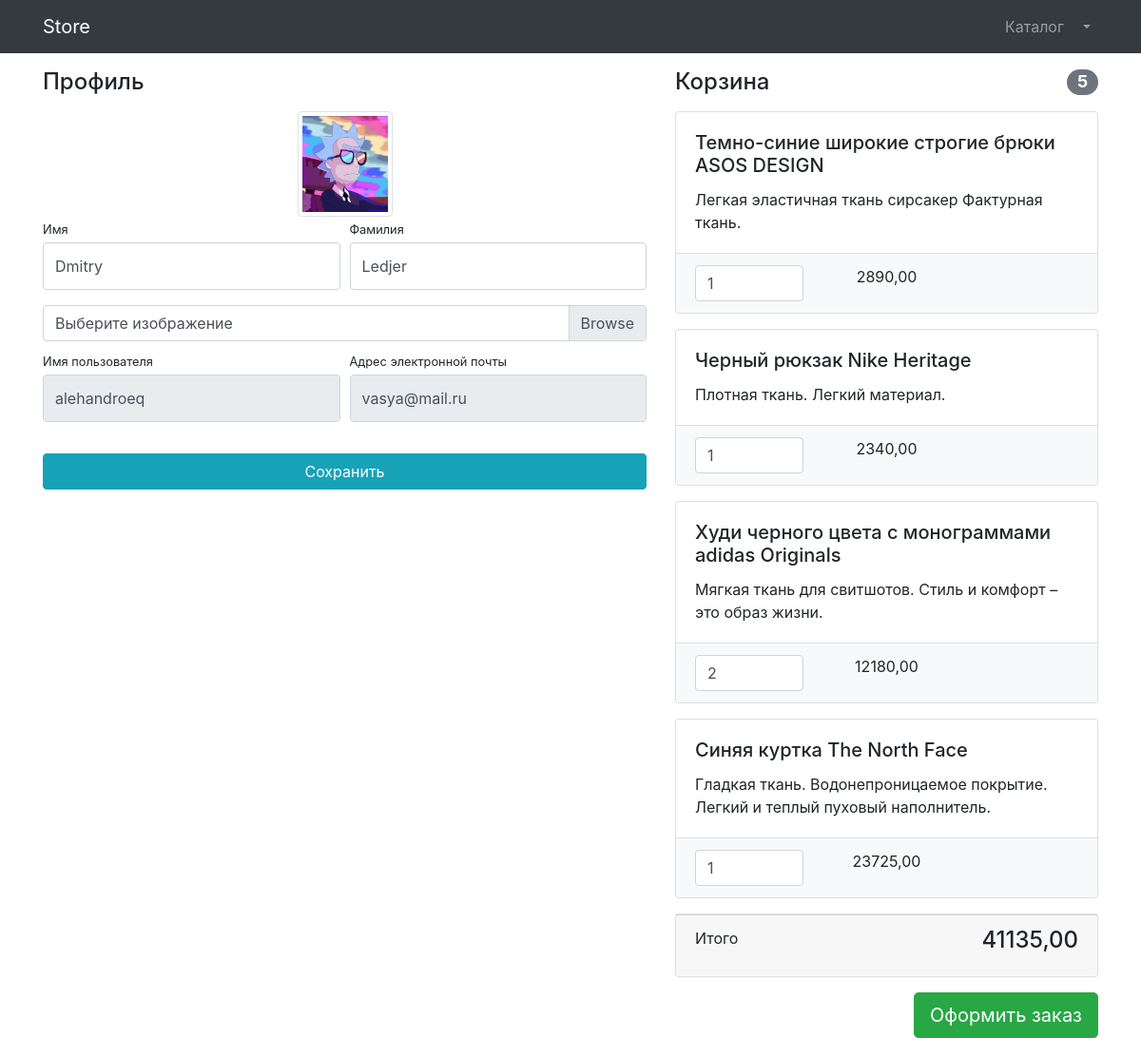
/users/profile/5/ (signed in), run on an earlier commit of the app's database.
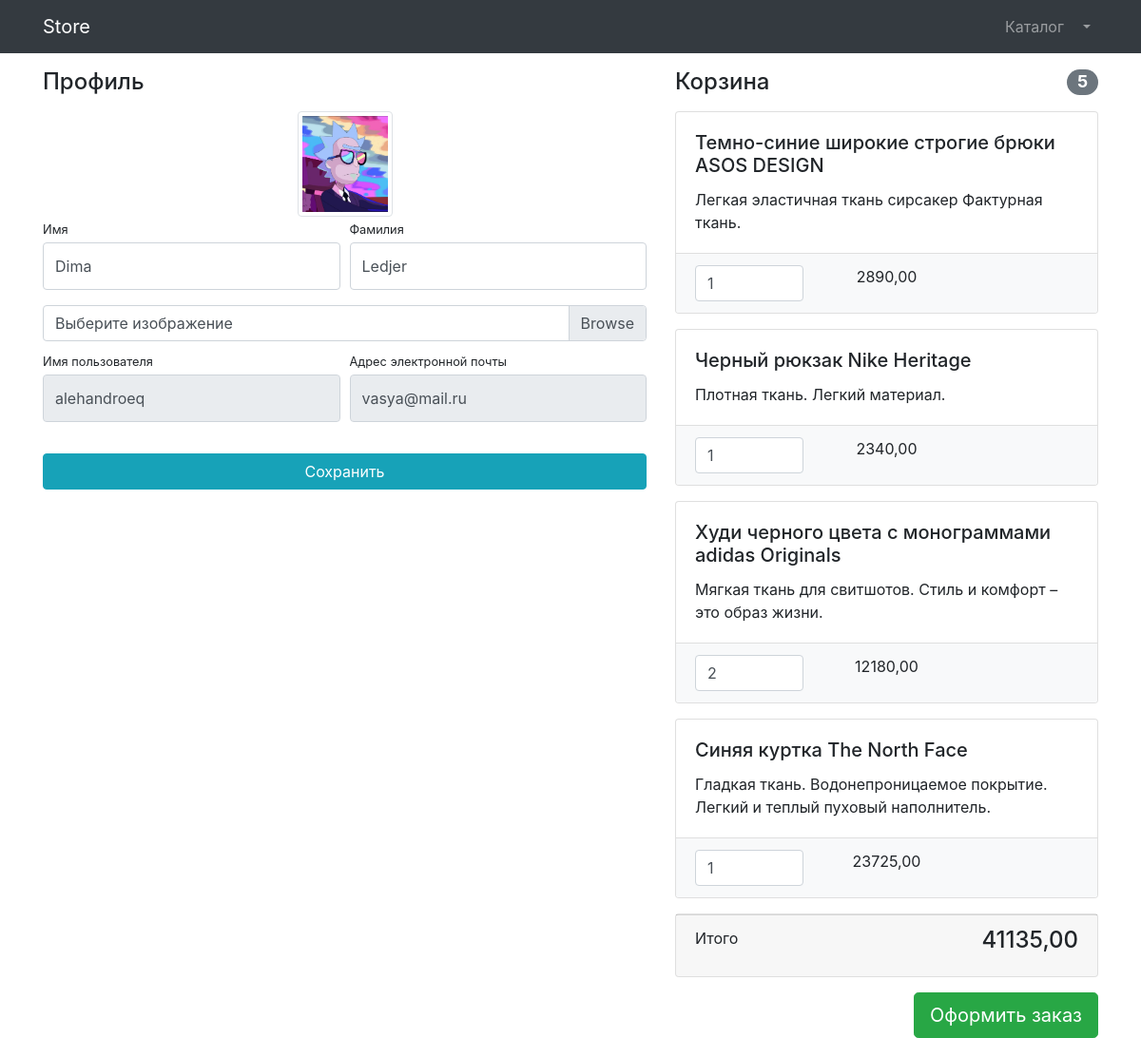
And on a later commit of the database.
### users/models.py (models this page shows)
class User(AbstractUser):
    image = models.ImageField(upload_to='users_images', null=True, blank=True)

### products/models.py (models this page shows, shortened)
class Basket(models.Model):
    user = models.ForeignKey(User, on_delete=models.CASCADE)  # связываем столбец с id users
    product = models.ForeignKey(Products, on_delete=models.CASCADE)  # связываем столбец с id продукта
    quantity = models.PositiveIntegerField(default=0)
    created_timestamp = models.DateTimeField(auto_now_add=True)
    objects = BasketQuerySet.as_manager()  # говорим обращаться к созданному классу как к менеджеру
    def sum(self):
        return self.product.price * self.quantity

class Products(models.Model):
    name = models.CharField(max_length=256)
    description = models.TextField()
    price = models.DecimalField(max_digits=8, decimal_places=2)
    quantity = models.PositiveIntegerField(default=0)
    image = models.ImageField(upload_to='products_images')  # указывается куда сохраняются images
    category = models.ForeignKey(to=ProductCategory, on_delete=models.CASCADE)
    class Meta:
        verbose_name = 'Product'  # Для отображение имени в django admin
        verbose_name_plural = 'Products'

### users/views.py (the view, shortened to what this page needs)
# urls.py: path('profile/<int:pk>/', login_required(views.UserProfileView.as_view()), name='profile'),
class UserProfileView(UpdateView):
    model = User
    form_class = UserProfileForm
    template_name = 'users/profile.html'
    def get_context_data(self, **kwargs):
        context = super(UserProfileView, self).get_context_data()
        context['title'] = 'Store - Личный кабинет'
        context['baskets'] = Basket.objects.filter(user=self.object)
        return context

### users/forms.py
class UserProfileForm(UserChangeForm):
    first_name = forms.CharField(widget=forms.TextInput(attrs={'class': 'form-control py-4'}))
    last_name = forms.CharField(widget=forms.TextInput(attrs={'class': 'form-control py-4'}))
    image = forms.ImageField(widget=forms.FileInput(attrs={'class': 'custom-file-input'}), required=False)
    username = forms.CharField(widget=forms.TextInput(attrs={'class': 'form-control py-4', 'readonly': True}))
    email = forms.CharField(widget=forms.EmailInput(attrs={'class': 'form-control py-4', 'readonly': True}))
    class Meta:
        model = User
        fields = ('first_name', 'last_name', 'image', 'username', 'email')

### products/models.py (called while the page is built)
    def total_sum(self):  # этот self - уже будет обращение ко всему классу (ко всем объектам класса)
        return sum(basket.sum() for basket in self)

    def total_quantity(self):
        return sum(basket.quantity for basket in self)

### users/templates/users/profile.html (shortened to what this page needs)
{% extends 'products/base.html' %}
{% load static %}
{% block css %}
    <link href="{% static 'vendor/css/profile.css' %}" rel="stylesheet">
{% endblock %}
{% block content %}
    <div class="container">
    <div class="row">
        <div class="col-lg-7">
            <h4 class="mt-3 mb-3">Профиль</h4>
            <div class="col-lg-12 text-center">
                <img width="100" height="100"
                     src="
                        {% if user.image %}
                            {{ user.image.url }}
                        {% else %}
                            {% static 'vendor/img/users/default_avatar.jpg' %}
                        {% endif %}"
                     class="img-thumbnail">
            </div>
            <form action="{% url 'users:profile' user.id %}" method="post" enctype="multipart/form-data">
                <div class="form-row">
                    <div class="col-lg-6">
                        <div class="form-group">
                            <label class="small mb-1" for="{{ form.first_name.id_for_label }}">
                                Имя
                            </label>
                            {{ form.first_name }}
                        </div>
                    </div>
                    <div class="col-lg-6">
                        <div class="form-group">
                            <label class="small mb-1" for="{{ form.last_name.id_for_label }}">
                                Фамилия
                            </label>
                            {{ form.last_name }}
                        </div>
                    </div>
                </div>
                <div class="form-row mb-2">
                    <div class="col-lg-12">
                        <div class="custom-file">
                            <label class="custom-file-label" for="{{ form.image.id_for_label }}">
                                Выберите изображение
                            </label>
                        </div>
                    </div>
                </div>
                <div class="form-row">
                    <div class="col-lg-6">
                        <label class="small mb-1" for="{{ form.username.id_for_label }}">
                            Имя пользователя
                        </label>
                        {{ form.username }}
                    </div>
                    <div class="col-lg-6">
                        <label class="small mb-1" for="{{ form.email.id_for_label }}">
                            Адрес электронной почты
                        </label>
                        {{ form.email }}
                    </div>
                </div>
                <div class="form-row">
                    <div class="col-lg-12" style="margin-top: 33px;">
                        <input class="btn btn-info btn-block" type="submit" value="Сохранить">
                    </div>
                </div>
            </form>
        </div>
        <div class="col-lg-5">
            {% include 'products/baskets.html' %}
        </div>
    </div>
</div>
{% endblock %}

### products/templates/products/base.html (shortened to what this page needs)
{% load static %}
<!DOCTYPE html>
<html lang="en">
<head>
    <link href="{% static 'vendor/bootstrap/css/bootstrap.min.css' %}" rel="stylesheet">
    {% block css %} {% endblock %}
</head>
<body>
<nav class="navbar navbar-expand-lg navbar-dark bg-dark fixed-top">
    <div class="container">
        <a class="navbar-brand" href="{% url 'index' %}">Store</a>
        <div class="collapse navbar-collapse" id="navbarResponsive">
            <ul class="navbar-nav ml-auto">
                <li class="nav-item">
                    <a class="nav-link" href="{% url 'products:index' %}">Каталог  </a>
                </li>
                {% if user.is_authenticated %}
                    <li class="nav-item dropdown">
                    <a class="nav-link dropdown-toggle" href="#" id="navbarDropdown" role="button"
                       data-bs-toggle="dropdown" aria-expanded="false">
                    </a>
                </li>
                {% else %}
                    <li class="nav-item">
                        <a class="nav-link" href="{% url 'users:login' %}">Войти <i class="fas fa-sign-in-alt"></i></a>
                    </li>
                {% endif %}
            </ul>
        </div>
    </div>
</nav>
{% block content %} {% endblock %}
</body>
</html>

### products/templates/products/baskets.html (shortened to what this page needs)
{% if baskets %}
    <h4 class="mt-3 mb-3 d-flex justify-content-between align-items-center mb-3">
        Корзина <span class="badge badge-secondary badge-pill">{{ baskets.total_quantity }}</span>
    </h4>
    {% for basket in baskets %}
        <div class="card mb-3">
        <div class="card-body">
            <h5 class="card-title">{{ basket.product.name }}</h5>
            <p class="card-text">{{ basket.product.description }}</p>
        </div>
        <ul class="list-group list-group-flush">
            <li class="list-group-item bg-light">
                <div class="row text-center">
                    <div class="col-lg-4">
                        <input name="basketID" type="number" class="form-control"
                               value="{{ basket.quantity }}" min="0">
                    </div>
                    <div class="col-lg-4">{{ basket.sum }}</div>
                    <div class="col-lg-4">
                    </div>
                </div>
            </li>
        </ul>
    </div>
    {% endfor %}
    <div class="card mb-3">
        <div class="card-footer">
            <p class="float-left">Итого</p>
            <h4 class="float-right">{{ baskets.total_sum }}</h4>
        </div>
    </div>
    <a class="btn btn-success btn-lg float-right" href="../orders/order-create.html">
        Оформить заказ
    </a>
{% else %}
    <h4 class="mt-3 mb-3 text-center">
        Корзина пуста
    </h4>
{% endif %}

What changed in the data, as far as the page shows it:
changed User "Ledjer": first_name "Dmitry" → "Dima"
